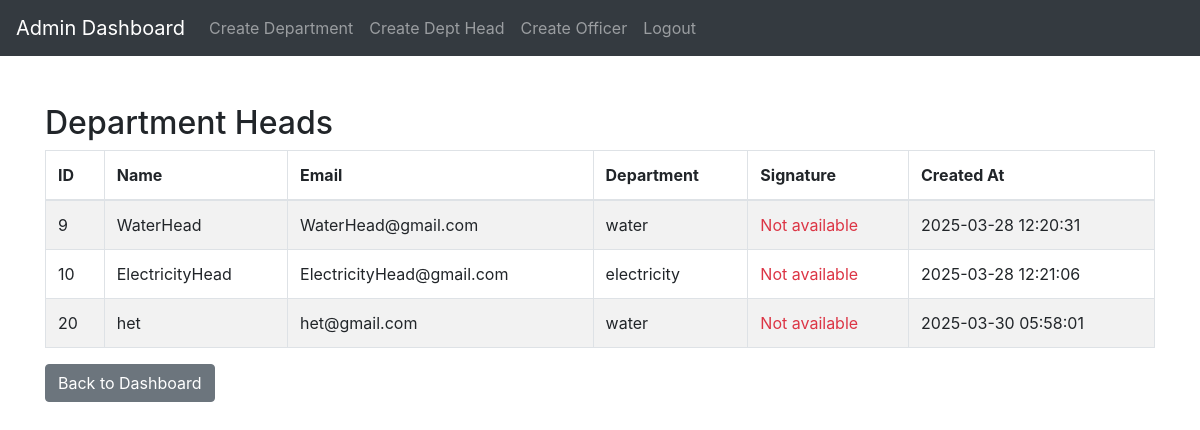
Page /admin/view_dept_heads.php (signed in) on the committed database.
### tables this page shows
CREATE TABLE `users` (
  `id` int(11) NOT NULL,
  `name` varchar(100) NOT NULL,
  `email` varchar(100) NOT NULL,
  `password` varchar(255) NOT NULL,
  `role` enum('citizen','officer','dept_head','admin') NOT NULL,
  `department_id` int(11) DEFAULT NULL,
  `created_at` timestamp NOT NULL DEFAULT current_timestamp()
);

CREATE TABLE `departments` (
  `id` int(11) NOT NULL,
  `name` varchar(100) NOT NULL,
  `description` text DEFAULT NULL,
  `created_at` timestamp NOT NULL DEFAULT current_timestamp()
);

### admin/view_dept_heads.php (the view, shortened to what this page needs)
<?php
include('../config.php');
$sql = "SELECT u.*, d.name AS department_name, s.signature_filename
        FROM users u
        LEFT JOIN departments d ON u.department_id = d.id
        LEFT JOIN signatures s ON s.user_id = u.id
        WHERE u.role = 'dept_head'";
$result = $conn->query($sql);
?>
<!DOCTYPE html>
<html lang="en">
<head>
  <link rel="stylesheet" href="https://stackpath.bootstrapcdn.com/bootstrap/4.5.2/css/bootstrap.min.css">
</head>
<body>
  <nav class="navbar navbar-expand-lg navbar-dark bg-dark">
    <a class="navbar-brand" href="admin_dashboard.php">Admin Dashboard</a>
    <div class="navbar-nav">
      <a class="nav-item nav-link" href="create_department.php">Create Department</a>
      <a class="nav-item nav-link" href="create_dept_head.php">Create Dept Head</a>
      <a class="nav-item nav-link" href="create_officer.php">Create Officer</a>
      <a class="nav-item nav-link" href="logout.php">Logout</a>
    </div>
  </nav>
  <div class="container mt-5">
    <h2>Department Heads</h2>
    <table class="table table-bordered table-striped">
      <thead>
        <tr>
          <th>ID</th>
          <th>Name</th>
          <th>Email</th>
          <th>Department</th>
          <th>Signature</th>
          <th>Created At</th>
        </tr>
      </thead>
      <tbody>
        <?php while ($row = $result->fetch_assoc()) { ?>
          <tr>
            <td><?php echo $row['id']; ?></td>
            <td><?php echo htmlspecialchars($row['name']); ?></td>
            <td><?php echo htmlspecialchars($row['email']); ?></td>
            <td><?php echo htmlspecialchars($row['department_name']); ?></td>
            <td>
              <?php if (!empty($row['signature_filename'])) { ?>
                <img src="../signatures/<?php echo htmlspecialchars($row['signature_filename']); ?>" alt="Signature" class="signature-img">
              <?php } else { ?>
                <span class="text-danger">Not available</span>
              <?php } ?>
            </td>
            <td><?php echo $row['created_at']; ?></td>
          </tr>
        <?php } ?>
      </tbody>
    </table>
    <a href="admin_dashboard.php" class="btn btn-secondary">Back to Dashboard</a>
  </div>
</body>
</html>

### rows in the picture
users: id "9", name "WaterHead", email "WaterHead@gmail.com", department.name "water", created_at "2025-03-28 12:20:31"
users: id "10", name "ElectricityHead", email "ElectricityHead@gmail.com", department.name "electricity", created_at "2025-03-28 12:21:06"
users: id "20", name "het", email "het@gmail.com", department.name "water", created_at "2025-03-30 05:58:01"
